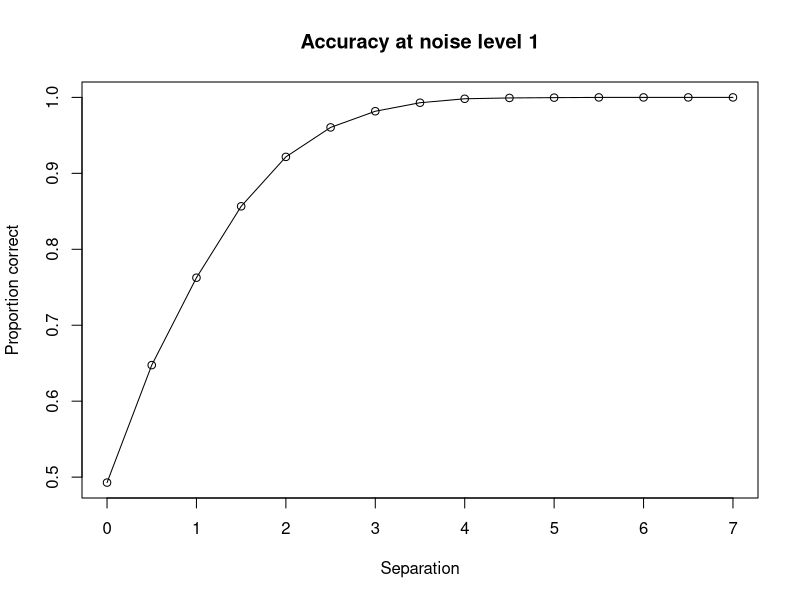

The R source for this figure: (Note: this script raises an error after producing the figure.)
## ---- chunk 1

noise = 1
n= 10000
separation = seq(0,7,0.5)

results = NULL
counter = 1

for (i in separation){
  correct = rnorm(n, mean = 0 + i, sd = noise)
  incorrect = rnorm(n, mean = 0, sd = noise)
  
  results$PC[counter] = mean(correct - incorrect >0)
  
  results$noise[counter] = noise
  results$separation[counter] = i
  
  counter = counter +1
}

# Plot
plot(results$separation, results$PC,
     main=paste0("Accuracy at noise level ", noise),
     xlab = "Separation",
     ylab = "Proportion correct")
lines(results$separation, results$PC)

## ---- chunk 2
# First, set up the function to integrate
TwoAFCmax<-function(x,mean1=0,mean2=0,sd1=1,sd2=1){
  y=dnorm(x,mean=mean1,sd=sd1)*(1-pnorm(x,mean=mean2,sd=sd2))
  return(y)
}

# This function can only be numerically integrated. You can be more or less
# sophisticated about this. I'm using the built-in 'integrate'
# function. 

mu_noise<-0 # noise distribution centred on 0
mu_signal<-seq(0,6,0.5) # signal distribution centred on 1

sigma_noise<-1
sigma_signal<-1

lowlim<-mu_noise-5*sigma_noise # Set some sensible integration limits
uplim<-mu_signal+5*sigma_signal # Assumes: mu_noise <= mu_signal

acc = NULL
count = 1

for (i in 1:length(mu_signal)){
  PC<-integrate(TwoAFCmax,
             lowlim,
             uplim,
             mean1=mu_noise,
             mean2=mu_signal[i],
             sd1=sigma_noise,
             sd2=sigma_signal)
  acc[i] = PC$value
}

plot(mu_signal, acc)

PCint<-PC$value

# Plot signal and noise distributions
# cbbPalette <- c("#E69F00", "#56B4E9", "#009E73", "#F0E442", "#0072B2", "#D55E00", "#CC79A7")
# SDTdf=data.frame(rep(x,times=2),rep(c("noise","signal"),each=length(x)),c(noise,signal))
# names(SDTdf)=c("x","distribution","density")
# h1=ggplot(SDTdf,aes(x=x,y=density,colour=distribution))+
#   geom_line(size=2)+
#   xlab('internal response (normalised units)')+
#   ylab('probability density')+
#   scale_fill_manual(values=cbbPalette[1:2])+  # To use for fills
#   theme(panel.background = element_blank())+ # Get rid of the shading
#   theme(panel.grid.major=element_blank(),panel.grid.minor=element_blank())+ # Get rid of the grid lines
#   theme(axis.text.x  = element_text(size=12))+ # Change font size and angle on the x-axis
#   theme(axis.text.y = element_text(size=12))+ # Make font size the same on the y-axis
#   theme(axis.title.x=element_text(size=18))+ # Make font of the axes labels bigger
#   theme(axis.title.y=element_text(size=18))
# print(h1)
# 
# # Separately, show the resulting point on the psychometric function
# plot(mu_signal-mu_noise,PCdiff,xlim=c(0,2),ylim=c(0.5,1),xlab = "signal",
# ylab = "PC")


## ---- chunk 3

pnorm(u, mean = u_noise, sd = sigma_noise) # to power of noise stim

dnorm(u, mean = u_signal, sd = sigma_signal)

df = read.csv("resources/TrainData.csv")


# 7 levels of contrast
# -2 * sum log likelihood (gives error metric to minimize)

# Try logistic at TRANSDUCER LEVEL
# Naka-Rushton equation


## ---- chunk 4
## Observer model - skeleton code with a suggested structure

rm(list=ls())

library(stats)
library(plyr)
library(Hmisc)


# PC_MAFC computes the predicted proportion correct for a single signal level. 
PC_MAFC<-function(mu_signal,mu_noise=0,sigma=1){
  # Define the function to be integrated
  MAFCmax<-function(x,mean1=0,mean2=0,sd1=1,sd2=1,M=2) dnorm(x,mean=mean1,sd=sd1)*(pnorm(x,mean=mean2,sd=sd2))^(M-1)
  
  Mstar<-4
  # This function can only be numerically integrated. You can be more or less
  # sophisticated about this. I'm using the built-in 'integrate'
  # function.
  lowlim<-mu_noise-5*sigma # Set some sensible integration limits
  uplim<-mu_signal+5*sigma # Assumes: mu_noise <= mu_signal
  
  PC<-integrate(MAFCmax,
               lowlim,
               uplim,
               mean1=mu_signal,
               mean2=mu_noise,
               sd1=sigma,
               sd2=sigma,
               M=Mstar)
  PC_MAFCval<-PC$value
  return(PC_MAFCval)
}

# Write the error function that returns the deviance for a single subject 
MyModel<-function(parms,PFdata){
  beta<-parms[1]
  lambda<-parms[2]
  sdnoise<-1
  deviance = 0
  
  # pass contrast levels through the transducer
  for (level in 1:length(PFdata$rootEnergy)){
#    signal= PFdata$rootEnergy[level] * beta        
#    signal= log(PFdata$rootEnergy[level]) * beta 
    signal= (PFdata$rootEnergy[level] * beta)^lambda
    # For each signal level, compute the predicted PC (hint: check the apply family)
    PC = dbinom(PFdata$Ncorrect, PFdata$Ntrials, PC_MAFC(signal, mu_noise=0, sigma=1))
    # Once you have your predictions, compute the log-likelihoods and the Deviance
    
    deviance = deviance + sum(log(PC))
  }
  
  MyDeviance = -2 * deviance
  
  return(MyDeviance)
}

# Load the data file and turn Participant into a factor

PFdata = read.csv("resources/TrainData.csv")
PFdata$Participant = factor(PFdata$Participant)

# One method is to use a for-loop. On each iteration, you select data from one participant and then call optim(ize) with 'MyModel' as the function to be minimised.

parms = c(1,0.9)

fit3 = matrix(nrow = 8, ncol = 6)
colnames(fit3) <- c('subject', 'deviance', 'beta_est', 1, 2, 3)

for (i in 1:length(unique(PFdata$Participant))){
  dat = PFdata[PFdata$Participant==i,]
  
  output = optim(par = parms, fn = MyModel, PFdata = dat)
  
  fit3[i,1] = i
  fit3[i,2] = output$value
  fit3[i,3] = output$par[1]
  fit3[i,4] = output$par[2]
}


# Another method is to create a separate function that takes in a dataframe and calls optim(ize). You could then use this function in an apply-like statement to loop through the participants. If you have do not have a firm grasp on what these apply functions do, I suggest you stick with a for-loop.

# Try to do the fitting and end up with all the model parameters in a 8 x K data frame.

# Plot the results: observed data and model predictions superimposed. Do this separately for each subject, so you can see the quality of your fits.
fit = fit3
par(c(2,2))

for (i in 1:8){
  dat = PFdata[PFdata$Participant==i,]

  y_act = dat$Ncorrect/dat$Ntrials
  x = dat$rootEnergy
  
  xs = seq(0.1,max(dat$rootEnergy)+0.2,0.01)
  #y_est = xs*fit[i,3]
  #y_est = log(xs)*fit[i,3]
  y_est = (xs*fit[i,3])^fit[i,4]
  
  y_est_p = lapply(y_est, FUN = PC_MAFC)
  
  #actual data  
  plot(x,y_act,
       main = paste0('Subject ',i, ' || Beta = ', fit[i,3]),
       ylab = 'Proportion correct',
       xlab = 'Root energy')
  #estimated data
  lines(xs,y_est_p,
        col="red")
}

## ---- chunk 5

# PC_MAFC computes the predicted proportion correct for a single signal level. 
PC_MAFC<-function(mu_signal,mu_noise=0,sigma=1){
  # Define the function to be integrated
  MAFCmax<-function(x,mean1=0,mean2=0,sd1=1,sd2=1,M=2) dnorm(x,mean=mean1,sd=sd1)*(pnorm(x,mean=mean2,sd=sd2))^(M-1)
  
  Mstar<-4
  # This function can only be numerically integrated. You can be more or less
  # sophisticated about this. I'm using the built-in 'integrate'
  # function.
  lowlim<-mu_noise-5*sigma # Set some sensible integration limits
  uplim<-mu_signal+5*sigma # Assumes: mu_noise <= mu_signal
  
  PC<-integrate(MAFCmax,
               lowlim,
               uplim,
               mean1=mu_signal,
               mean2=mu_noise,
               sd1=sigma,
               sd2=sigma,
               M=Mstar)
  PC_MAFCval<-PC$value
  return(PC_MAFCval)
}

# Write the error function that returns the deviance for a single subject 
MyModel<-function(parms,PFdata){
  beta<-parms[1]
  sdnoise<-1
  deviance = 0
  
  # pass contrast levels through the transducer
  for (level in 1:length(PFdata$rootEnergy)){
    signal= PFdata$rootEnergy[level] * beta        
    # For each signal level, compute the predicted PC (hint: check the apply family)
    PC = dbinom(PFdata$Ncorrect, PFdata$Ntrials, PC_MAFC(signal, mu_noise=0, sigma=1))
    # Once you have your predictions, compute the log-likelihoods and the Deviance
    
    deviance = deviance + sum(log(PC))
  }
  
  MyDeviance = -2 * deviance
  
  return(MyDeviance)
}

# Load the data file and turn Participant into a factor

PFdata = read.csv("resources/TrainData.csv")
PFdata$Participant = factor(PFdata$Participant)

# One method is to use a for-loop. On each iteration, you select data from one participant and then call optim(ize) with 'MyModel' as the function to be minimised.

parms = c(1)

fit = matrix(nrow = 8, ncol = 6)
colnames(fit) <- c('subject', 'deviance', 'beta_est', 1, 2, 3)

for (i in 1:length(unique(PFdata$Participant))){
  dat = PFdata[PFdata$Participant==i,]
  
  output = optim(par = parms, fn = MyModel, PFdata = dat)
  
  fit[i,1] = i
  fit[i,2] = output$value
  fit[i,3] = output$par
}


# Another method is to create a separate function that takes in a dataframe and calls optim(ize). You could then use this function in an apply-like statement to loop through the participants. If you have do not have a firm grasp on what these apply functions do, I suggest you stick with a for-loop.

# Try to do the fitting and end up with all the model parameters in a 8 x K data frame.

# Plot the results: observed data and model predictions superimposed. Do this separately for each subject, so you can see the quality of your fits.
par(c(2,2))

for (i in 1:8){
  dat = PFdata[PFdata$Participant==i,]

  y_act = dat$Ncorrect/dat$Ntrials
  x = dat$rootEnergy
  
  xs = seq(0,max(dat$rootEnergy)+0.2,0.01)
  y_est = xs*fit[i,3]
  
  y_est_p = lapply(y_est, FUN = PC_MAFC)
  
  #actual data  
  plot(x,y_act,
       main = paste0('Subject ',i, ' || Beta = ', fit[i,3]),
       ylab = 'Proportion correct',
       xlab = 'Root energy')
  #estimated data
  lines(xs,y_est_p,
        col="red")
}
